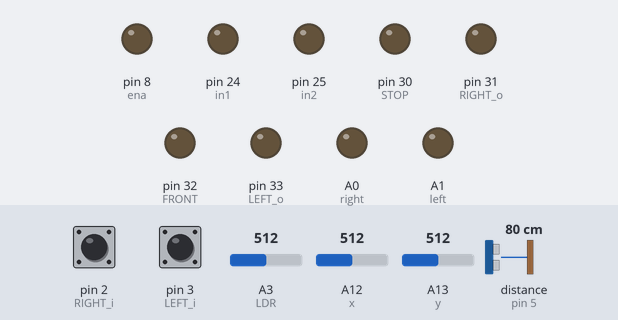
Bench run of a sketch on a simulated Arduino Mega 2560, built with avr-gcc and run on an emulated ATmega2560. On the bench: output pins drawn as LEDs (lit = HIGH). Inputs (shaded band) come from the test bench; at power-on: A13 (y) = 512, A3 (LDR) = 512, pin 2 (RIGHT_i) LOW, A12 (x) = 512, pin 3 (LEFT_i) LOW, distance to the obstacle (sensor on pin 5) 80 cm. What the sketch prints to the serial monitor is not drawn.

Above: at 1.2 s.
1.3 s: A13 (y) set to 427
2.8 s: A13 (y) set to 401
At 4.0 s:
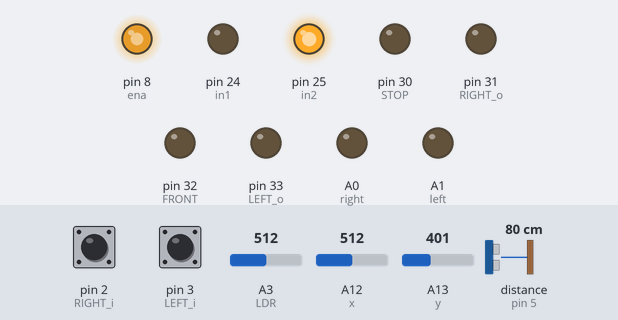
4.5 s: A3 (LDR) set to 522
At 5.7 s:
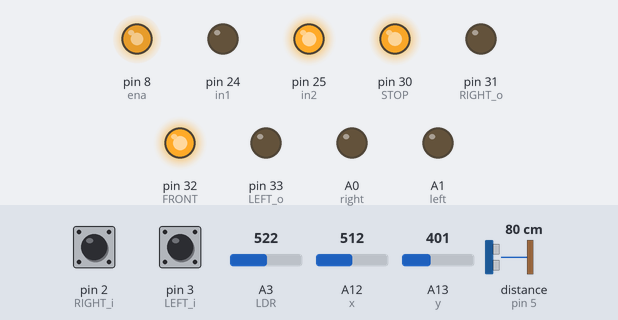
6.0 s: pin 2 (RIGHT_i) pulled HIGH for 3.2 s
At 6.53 s:
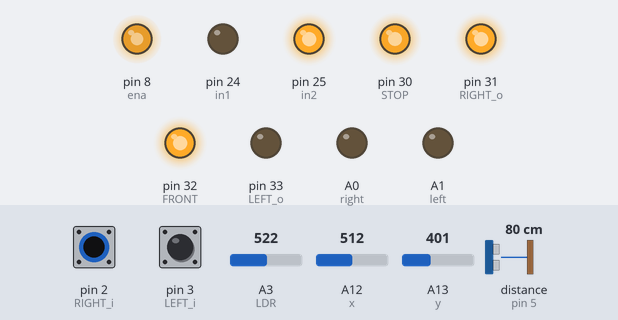
10.7 s: A12 (x) set to 793
12.2 s: A12 (x) set to 818
At 13.6 s:
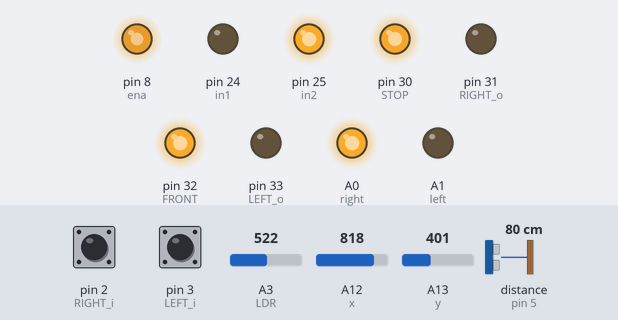
Timing chart, 0 to 14.7 s (numbered marks = the images above; inputs shaded):
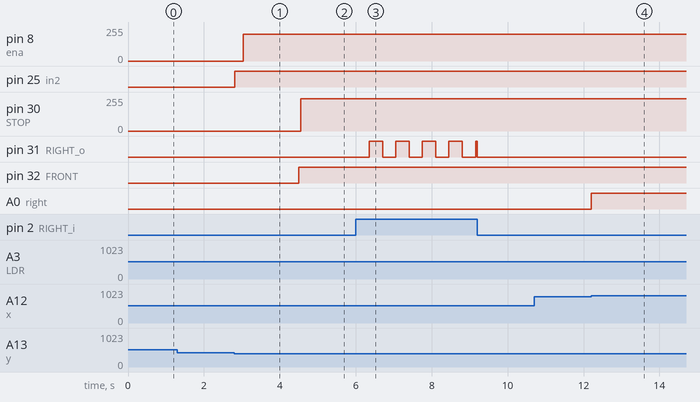

The sketch:

Motion_control_04.ino
```cpp
#include <NewPing.h>
#include <TimerOne.h>

// Proximidad delantera
const int UltrasonicPin = 5;
const int MaxDistance = 200;
NewPing sonar(UltrasonicPin, UltrasonicPin, MaxDistance);

// Puente H
int ena = 8;
int in1 = 24;
int in2 = 25;

// Mando Joystick
int x = A12;
int y = A13;

//Mando
int right = A0;
int left = A1;

// Luces
int LDR = A3;
int STOP = 30;
int FRONT = 32;
int BACK = 34;
int LEVEL;

// Direccionales
int RIGHT_i = 2;
int LEFT_i = 3;
int RIGHT_o = 31;
int LEFT_o = 33;
int countR = 1;
int countL = 1;
int enaR = 0;
int enaL = 0;


//variables
int posX,posY;
int power = 0;

void setup() {
  pinMode(x,INPUT);
  pinMode(y,INPUT);
  pinMode(right,OUTPUT);
  pinMode(left,OUTPUT);
  pinMode(in1,OUTPUT);
  pinMode(in2,OUTPUT);
  pinMode(ena,OUTPUT);
  pinMode(RIGHT_i,INPUT);
  pinMode(LEFT_i,INPUT);
  pinMode(RIGHT_o,OUTPUT);
  pinMode(LEFT_o,OUTPUT);
  attachInterrupt(0,flasherR,HIGH);
  attachInterrupt(1,flasherL,HIGH);
  digitalWrite(x,LOW);
  digitalWrite(y,LOW);
  digitalWrite(right,LOW);
  digitalWrite(left,LOW);
  analogWrite(ena,0);
  digitalWrite(in1,LOW);
  digitalWrite(in2,LOW);
  Serial.begin(9600);
}

void loop() {
  Serial.println(power);

  // Regulación Luces dependiendo del ambiente
  LEVEL = map(analogRead(LDR),0,1023,0,255);
  analogWrite(FRONT,LEVEL);
  analogWrite(STOP,LEVEL);

  // Lectura del mando
  posX = analogRead(x);
  posY = analogRead(y);

  // Direcciones del comando
  digitalWrite(BACK,LOW);
  if(posX < 200){// Izquierda
    digitalWrite(left,HIGH);}
    else{if(posX > 800){// Derecha
      digitalWrite(right,HIGH);}
      else{
        digitalWrite(left,LOW);
        digitalWrite(right,LOW);}}
   if(posY < 410){ //Adelante
    if(sonar.ping_cm()>5){
      if(power<0){power = 0;}
      digitalWrite(BACK,HIGH);
      if(power < 200){power = power + 5;}
      digitalWrite(in1,LOW);
      digitalWrite(in2,HIGH);
      analogWrite(ena,power);
      }
   }
    else{
      if(posY > 615){// Atrás
        if(power>0){power = 0;}
        if(power > -200){power = power - 5;}
        digitalWrite(in1,HIGH);
        digitalWrite(in2,LOW);
        analogWrite(ena,-power);// power requiere arranque suave
      }
      else{
        digitalWrite(in1,LOW);
        digitalWrite(in2,LOW);
        power=0;
        analogWrite(ena,0);
      }
    }
    digitalWrite(STOP,LOW);
    //Serial.print(posX);
    //Serial.print("w");
    //Serial.println(posY);
    //Serial.println(sonar.ping_cm()>5);
    //Serial.println(analogRead(A3));
  if(countR%2==0){digitalWrite(RIGHT_o,HIGH);}
  else{digitalWrite(RIGHT_o,LOW);}
  if(countL%2==0){digitalWrite(LEFT_o,HIGH);}
  else{digitalWrite(LEFT_o,LOW);}
}

void flasherR(){
  delay(150);
  //digitalWrite(31,HIGH);
  //Timer1.stop();
  if(enaR==0){
    Timer1.initialize(350000);
    Timer1.start();
    Timer1.attachInterrupt(conteo_R);
    enaR=1;
    }
  else{
    Timer1.stop();
    enaR=0;
    digitalWrite(RIGHT_o,LOW);
    countR=1;
    }
}

void conteo_R(){
  countR++;
  }

void flasherL(){
  delay(150);
  //digitalWrite(31,HIGH);
  //Timer1.stop();
  if(enaL==0){
    Timer1.initialize(350000);
    Timer1.start();
    Timer1.attachInterrupt(conteo_L);
    enaL=1;
    }
  else{
    Timer1.stop();
    enaL=0;

    digitalWrite(LEFT_o,LOW);
    countL=1;
    }
}

void conteo_L(){
  countL++;
  }
```

Measured:
- the behaviour switches between 410 and 409 on A13 (y) (found by bisection; images 0 and 1)
- the behaviour switches between 513 and 514 on A3 (LDR) (found by bisection; images 1 and 2)
- the behaviour switches between 800 and 801 on A12 (x) (found by bisection; images 3 and 4)
- after the input at 2.8 s, pin 8 (ena): 0/255 → 200/255 after 0.24 s; pin 25 (in2): LOW → HIGH at once
- after the input at 4.5 s, pin 30 (STOP): 0/255 → 241/255 after 0.06 s; pin 32 (FRONT): LOW → HIGH at once
- after the input at 6.0 s, pin 31 (RIGHT_o): goes 4 × (HIGH 0.35 s, LOW 0.35 s), HIGH 0.04 s, then LOW, starting after 0.36 s
- after the input at 12.2 s, A0 (right): LOW → HIGH at once
